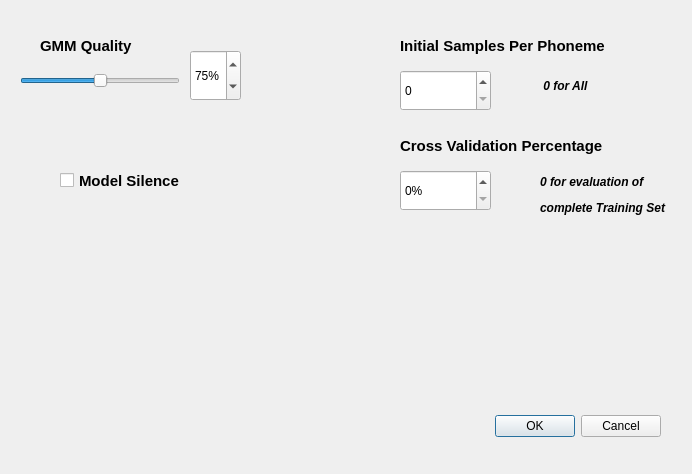
<?xml version="1.0" encoding="UTF-8"?>
<ui version="4.0">
 <class>HMMSettings</class>
 <widget class="QDialog" name="HMMSettings">
  <property name="geometry">
   <rect>
    <x>0</x>
    <y>0</y>
    <width>692</width>
    <height>474</height>
   </rect>
  </property>
  <property name="windowTitle">
   <string>Dialog</string>
  </property>
  <widget class="QDialogButtonBox" name="buttonBox">
   <property name="geometry">
    <rect>
     <x>320</x>
     <y>410</y>
     <width>341</width>
     <height>32</height>
    </rect>
   </property>
   <property name="orientation">
    <enum>Qt::Horizontal</enum>
   </property>
   <property name="standardButtons">
    <set>QDialogButtonBox::Cancel|QDialogButtonBox::Ok</set>
   </property>
  </widget>
  <widget class="QSlider" name="QualitySlider">
   <property name="geometry">
    <rect>
     <x>20</x>
     <y>60</y>
     <width>160</width>
     <height>41</height>
    </rect>
   </property>
   <property name="minimum">
    <number>50</number>
   </property>
   <property name="maximum">
    <number>100</number>
   </property>
   <property name="value">
    <number>75</number>
   </property>
   <property name="orientation">
    <enum>Qt::Horizontal</enum>
   </property>
  </widget>
  <widget class="QLabel" name="label">
   <property name="geometry">
    <rect>
     <x>40</x>
     <y>30</y>
     <width>151</width>
     <height>31</height>
    </rect>
   </property>
   <property name="font">
    <font>
     <family>Arial</family>
     <pointsize>11</pointsize>
     <weight>75</weight>
     <bold>true</bold>
    </font>
   </property>
   <property name="text">
    <string>GMM Quality</string>
   </property>
  </widget>
  <widget class="QSpinBox" name="QualitySpinner">
   <property name="geometry">
    <rect>
     <x>190</x>
     <y>50</y>
     <width>51</width>
     <height>51</height>
    </rect>
   </property>
   <property name="suffix">
    <string>%</string>
   </property>
   <property name="minimum">
    <number>50</number>
   </property>
   <property name="maximum">
    <number>100</number>
   </property>
   <property name="value">
    <number>75</number>
   </property>
  </widget>
  <widget class="QLabel" name="label_3">
   <property name="geometry">
    <rect>
     <x>400</x>
     <y>30</y>
     <width>261</width>
     <height>31</height>
    </rect>
   </property>
   <property name="font">
    <font>
     <family>Arial</family>
     <pointsize>11</pointsize>
     <weight>75</weight>
     <bold>true</bold>
    </font>
   </property>
   <property name="text">
    <string>Initial Samples Per Phoneme</string>
   </property>
  </widget>
  <widget class="QSpinBox" name="MaxVecSpinner">
   <property name="geometry">
    <rect>
     <x>400</x>
     <y>70</y>
     <width>91</width>
     <height>41</height>
    </rect>
   </property>
   <property name="suffix">
    <string/>
   </property>
   <property name="minimum">
    <number>0</number>
   </property>
   <property name="maximum">
    <number>10000</number>
   </property>
   <property name="value">
    <number>0</number>
   </property>
  </widget>
  <widget class="QLabel" name="label_4">
   <property name="geometry">
    <rect>
     <x>540</x>
     <y>70</y>
     <width>171</width>
     <height>31</height>
    </rect>
   </property>
   <property name="font">
    <font>
     <family>Arial</family>
     <pointsize>9</pointsize>
     <weight>75</weight>
     <italic>true</italic>
     <bold>true</bold>
    </font>
   </property>
   <property name="text">
    <string> 0 for All </string>
   </property>
  </widget>
  <widget class="QLabel" name="label_5">
   <property name="geometry">
    <rect>
     <x>400</x>
     <y>130</y>
     <width>261</width>
     <height>31</height>
    </rect>
   </property>
   <property name="font">
    <font>
     <family>Arial</family>
     <pointsize>11</pointsize>
     <weight>75</weight>
     <bold>true</bold>
    </font>
   </property>
   <property name="text">
    <string>Cross Validation Percentage</string>
   </property>
  </widget>
  <widget class="QLabel" name="label_6">
   <property name="geometry">
    <rect>
     <x>540</x>
     <y>170</y>
     <width>131</width>
     <height>51</height>
    </rect>
   </property>
   <property name="font">
    <font>
     <family>Arial</family>
     <pointsize>9</pointsize>
     <weight>75</weight>
     <italic>true</italic>
     <bold>true</bold>
    </font>
   </property>
   <property name="text">
    <string>&lt;html&gt;&lt;head/&gt;&lt;body&gt;&lt;p&gt;0 for evaluation of &lt;/p&gt;&lt;p&gt;complete Training Set&lt;/p&gt;&lt;/body&gt;&lt;/html&gt;</string>
   </property>
  </widget>
  <widget class="QSpinBox" name="CrossSpinner">
   <property name="geometry">
    <rect>
     <x>400</x>
     <y>170</y>
     <width>91</width>
     <height>41</height>
    </rect>
   </property>
   <property name="suffix">
    <string>%</string>
   </property>
   <property name="minimum">
    <number>0</number>
   </property>
   <property name="maximum">
    <number>10000</number>
   </property>
   <property name="value">
    <number>0</number>
   </property>
  </widget>
  <widget class="QCheckBox" name="SilenceBox">
   <property name="geometry">
    <rect>
     <x>60</x>
     <y>160</y>
     <width>151</width>
     <height>41</height>
    </rect>
   </property>
   <property name="font">
    <font>
     <family>Arial</family>
     <pointsize>11</pointsize>
     <weight>75</weight>
     <bold>true</bold>
    </font>
   </property>
   <property name="text">
    <string>Model Silence</string>
   </property>
  </widget>
 </widget>
 <resources/>
 <connections>
  <connection>
   <sender>buttonBox</sender>
   <signal>accepted()</signal>
   <receiver>HMMSettings</receiver>
   <slot>accept()</slot>
   <hints>
    <hint type="sourcelabel">
     <x>248</x>
     <y>254</y>
    </hint>
    <hint type="destinationlabel">
     <x>157</x>
     <y>274</y>
    </hint>
   </hints>
  </connection>
  <connection>
   <sender>buttonBox</sender>
   <signal>rejected()</signal>
   <receiver>HMMSettings</receiver>
   <slot>reject()</slot>
   <hints>
    <hint type="sourcelabel">
     <x>316</x>
     <y>260</y>
    </hint>
    <hint type="destinationlabel">
     <x>286</x>
     <y>274</y>
    </hint>
   </hints>
  </connection>
 </connections>
</ui>
